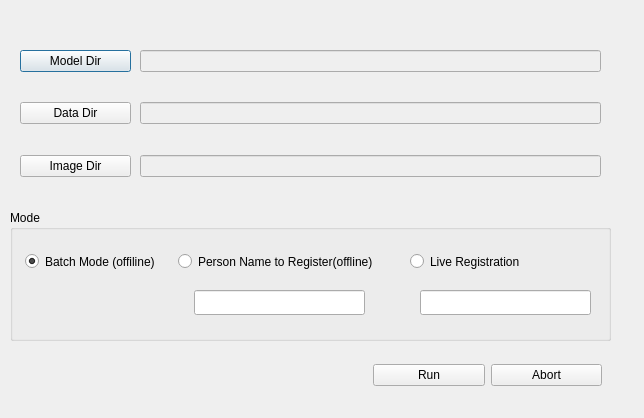
<?xml version="1.0" encoding="UTF-8"?>
<ui version="4.0">
 <class>registration</class>
 <widget class="QDialog" name="registration">
  <property name="geometry">
   <rect>
    <x>0</x>
    <y>0</y>
    <width>644</width>
    <height>418</height>
   </rect>
  </property>
  <property name="windowTitle">
   <string>Dialog</string>
  </property>
  <widget class="QWidget" name="verticalLayoutWidget">
   <property name="geometry">
    <rect>
     <x>20</x>
     <y>50</y>
     <width>111</width>
     <height>151</height>
    </rect>
   </property>
   <layout class="QVBoxLayout" name="verticalLayout">
    <item>
     <widget class="QPushButton" name="modelDir_PB">
      <property name="text">
       <string>Model Dir</string>
      </property>
     </widget>
    </item>
    <item>
     <spacer name="verticalSpacer">
      <property name="orientation">
       <enum>Qt::Vertical</enum>
      </property>
      <property name="sizeHint" stdset="0">
       <size>
        <width>20</width>
        <height>40</height>
       </size>
      </property>
     </spacer>
    </item>
    <item>
     <widget class="QPushButton" name="dataDir_PB">
      <property name="text">
       <string>Data Dir</string>
      </property>
     </widget>
    </item>
    <item>
     <spacer name="verticalSpacer_5">
      <property name="orientation">
       <enum>Qt::Vertical</enum>
      </property>
      <property name="sizeHint" stdset="0">
       <size>
        <width>20</width>
        <height>40</height>
       </size>
      </property>
     </spacer>
    </item>
    <item>
     <widget class="QPushButton" name="imageDir_PB">
      <property name="text">
       <string>Image Dir</string>
      </property>
     </widget>
    </item>
    <item>
     <spacer name="verticalSpacer_2">
      <property name="orientation">
       <enum>Qt::Vertical</enum>
      </property>
      <property name="sizeHint" stdset="0">
       <size>
        <width>20</width>
        <height>40</height>
       </size>
      </property>
     </spacer>
    </item>
   </layout>
  </widget>
  <widget class="QWidget" name="verticalLayoutWidget_2">
   <property name="geometry">
    <rect>
     <x>140</x>
     <y>50</y>
     <width>461</width>
     <height>151</height>
    </rect>
   </property>
   <layout class="QVBoxLayout" name="verticalLayout_2">
    <item>
     <widget class="QLineEdit" name="modelDir_LE">
      <property name="enabled">
       <bool>false</bool>
      </property>
     </widget>
    </item>
    <item>
     <spacer name="verticalSpacer_3">
      <property name="orientation">
       <enum>Qt::Vertical</enum>
      </property>
      <property name="sizeHint" stdset="0">
       <size>
        <width>20</width>
        <height>40</height>
       </size>
      </property>
     </spacer>
    </item>
    <item>
     <widget class="QLineEdit" name="dataDir_LE">
      <property name="enabled">
       <bool>false</bool>
      </property>
     </widget>
    </item>
    <item>
     <spacer name="verticalSpacer_6">
      <property name="orientation">
       <enum>Qt::Vertical</enum>
      </property>
      <property name="sizeHint" stdset="0">
       <size>
        <width>20</width>
        <height>40</height>
       </size>
      </property>
     </spacer>
    </item>
    <item>
     <widget class="QLineEdit" name="imageDir_LE">
      <property name="enabled">
       <bool>false</bool>
      </property>
     </widget>
    </item>
    <item>
     <spacer name="verticalSpacer_4">
      <property name="orientation">
       <enum>Qt::Vertical</enum>
      </property>
      <property name="sizeHint" stdset="0">
       <size>
        <width>20</width>
        <height>40</height>
       </size>
      </property>
     </spacer>
    </item>
   </layout>
  </widget>
  <widget class="QWidget" name="horizontalLayoutWidget">
   <property name="geometry">
    <rect>
     <x>373</x>
     <y>360</y>
     <width>229</width>
     <height>31</height>
    </rect>
   </property>
   <layout class="QHBoxLayout" name="horizontalLayout">
    <item>
     <widget class="QPushButton" name="run_PB">
      <property name="text">
       <string>Run</string>
      </property>
     </widget>
    </item>
    <item>
     <widget class="QPushButton" name="abort_pb">
      <property name="text">
       <string>Abort</string>
      </property>
     </widget>
    </item>
   </layout>
  </widget>
  <widget class="QGroupBox" name="mode_GB">
   <property name="geometry">
    <rect>
     <x>10</x>
     <y>210</y>
     <width>601</width>
     <height>131</height>
    </rect>
   </property>
   <property name="title">
    <string>Mode</string>
   </property>
   <widget class="QRadioButton" name="batchMode_RB">
    <property name="geometry">
     <rect>
      <x>15</x>
      <y>40</y>
      <width>141</width>
      <height>23</height>
     </rect>
    </property>
    <property name="font">
     <font>
      <pointsize>9</pointsize>
     </font>
    </property>
    <property name="text">
     <string>Batch Mode (offiline)</string>
    </property>
    <property name="checked">
     <bool>true</bool>
    </property>
   </widget>
   <widget class="QRadioButton" name="personName_RB">
    <property name="geometry">
     <rect>
      <x>168</x>
      <y>40</y>
      <width>241</width>
      <height>23</height>
     </rect>
    </property>
    <property name="font">
     <font>
      <pointsize>9</pointsize>
     </font>
    </property>
    <property name="text">
     <string>Person Name to Register(offline)</string>
    </property>
   </widget>
   <widget class="QLineEdit" name="personName_LE">
    <property name="geometry">
     <rect>
      <x>184</x>
      <y>80</y>
      <width>171</width>
      <height>25</height>
     </rect>
    </property>
   </widget>
   <widget class="QRadioButton" name="liveRegister_RB">
    <property name="geometry">
     <rect>
      <x>400</x>
      <y>40</y>
      <width>121</width>
      <height>23</height>
     </rect>
    </property>
    <property name="font">
     <font>
      <pointsize>9</pointsize>
     </font>
    </property>
    <property name="text">
     <string>Live Registration</string>
    </property>
   </widget>
   <widget class="QLineEdit" name="livePersonName_LE">
    <property name="geometry">
     <rect>
      <x>410</x>
      <y>80</y>
      <width>171</width>
      <height>25</height>
     </rect>
    </property>
   </widget>
  </widget>
  <zorder>mode_GB</zorder>
  <zorder>verticalLayoutWidget</zorder>
  <zorder>verticalLayoutWidget_2</zorder>
  <zorder>horizontalLayoutWidget</zorder>
 </widget>
 <resources/>
 <connections/>
</ui>
